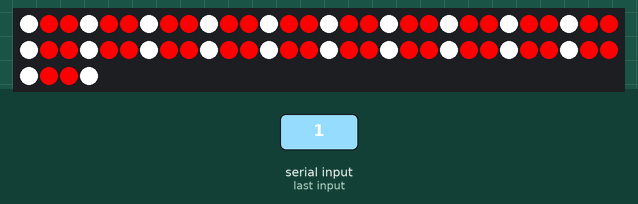
Simulated run of this sketch. Board: Arduino Uno, built with avr-gcc and run on an emulated ATmega328P. Parts: 64 RGB LEDs in strip order, left to right, continuing on the next row. Inputs (shaded band) come from the test bench. What the sketch prints to the serial monitor is not drawn.

1.3 s: "1" received over Serial
Above: at 2.2 s.
2.8 s: "0" received over Serial
Timing chart, 0 to 5.8 s (numbered marks = the images above; inputs shaded):
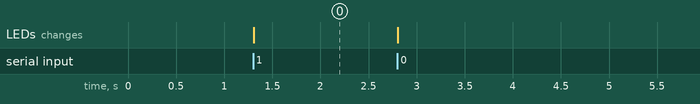

Measured:
- after the input at 1.3 s, the LEDs: change at once (image 0)

The sketch:

Blueooth_matrix.ino
```cpp
#include "FastLED.h"

// How many leds in your strip?
#define NUM_LEDS 64

// For led chips like Neopixels, which have a data line, ground, and power, you just
// need to define DATA_PIN.  For led chipsets that are SPI based (four wires - data, clock,
// ground, and power), like the LPD8806 define both DATA_PIN and CLOCK_PIN
#define DATA_PIN 9
#define CLOCK_PIN 13
int state = 0;
int flag = 0;

// Define the array of leds
CRGB leds[NUM_LEDS];

void setup() {
      // Uncomment/edit one of the following lines for your leds arrangement.
      // FastLED.addLeds<TM1803, DATA_PIN, RGB>(leds, NUM_LEDS);
      // FastLED.addLeds<TM1804, DATA_PIN, RGB>(leds, NUM_LEDS);
      // FastLED.addLeds<TM1809, DATA_PIN, RGB>(leds, NUM_LEDS);
      // FastLED.addLeds<WS2811, DATA_PIN, RGB>(leds, NUM_LEDS);
      // FastLED.addLeds<WS2812, DATA_PIN, RGB>(leds, NUM_LEDS);
      // FastLED.addLeds<WS2812B, DATA_PIN, RGB>(leds, NUM_LEDS);
  	  FastLED.addLeds<NEOPIXEL, DATA_PIN>(leds, NUM_LEDS);
      // FastLED.addLeds<APA104, DATA_PIN, RGB>(leds, NUM_LEDS);
      // FastLED.addLeds<UCS1903, DATA_PIN, RGB>(leds, NUM_LEDS);
      // FastLED.addLeds<UCS1903B, DATA_PIN, RGB>(leds, NUM_LEDS);
      // FastLED.addLeds<GW6205, DATA_PIN, RGB>(leds, NUM_LEDS);
      // FastLED.addLeds<GW6205_400, DATA_PIN, RGB>(leds, NUM_LEDS);

      // FastLED.addLeds<WS2801, RGB>(leds, NUM_LEDS);
      // FastLED.addLeds<SM16716, RGB>(leds, NUM_LEDS);
      // FastLED.addLeds<LPD8806, RGB>(leds, NUM_LEDS);
      // FastLED.addLeds<P9813, RGB>(leds, NUM_LEDS);
      // FastLED.addLeds<APA102, RGB>(leds, NUM_LEDS);
      // FastLED.addLeds<DOTSTAR, RGB>(leds, NUM_LEDS);

      // FastLED.addLeds<WS2801, DATA_PIN, CLOCK_PIN, RGB>(leds, NUM_LEDS);
      // FastLED.addLeds<SM16716, DATA_PIN, CLOCK_PIN, RGB>(leds, NUM_LEDS);
      // FastLED.addLeds<LPD8806, DATA_PIN, CLOCK_PIN, RGB>(leds, NUM_LEDS);
      // FastLED.addLeds<P9813, DATA_PIN, CLOCK_PIN, RGB>(leds, NUM_LEDS);
      // FastLED.addLeds<APA102, DATA_PIN, CLOCK_PIN, RGB>(leds, NUM_LEDS);
      // FastLED.addLeds<DOTSTAR, DATA_PIN, CLOCK_PIN, RGB>(leds, NUM_LEDS);
      Serial.begin(9600);
}
 void loop() {
 if(Serial.available() > 0){
 state = Serial.read();
 flag=0;
 }

  // Turn the LED on
//        leds[i] = CRGB::White;
  if (state == '1') {
    for (int i = 0; i < sizeof(leds)/sizeof(leds[0]); ++i)
    {
      if (i % 3 == 0)
      {
        leds[i] = CRGB::White;
      }
      else{leds[i] = CRGB::Red;}
    }
  FastLED.show();
  if(flag == 0){
  Serial.println("LED: on");
  flag = 1;
  }
  }


  // Now turn the LED off

  else if (state == '0') {
  leds[0] = CRGB::Black;
  leds[1] = CRGB::Black;
  FastLED.show();
  if(flag == 0){
  Serial.println("LED: off");
  flag = 1;
  }
  }
 }
```
